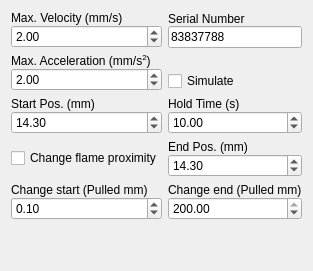
         <widget class="QWidget" name="flameInOutTab">
          <attribute name="title">
           <string>In/Out</string>
          </attribute>
          <layout class="QGridLayout" name="gridLayout_5">
           <item row="1" column="0">
            <layout class="QVBoxLayout" name="verticalLayout_12">
             <property name="spacing">
              <number>0</number>
             </property>
             <item>
              <widget class="QLabel" name="label_11">
               <property name="text">
                <string>&lt;html&gt;&lt;head/&gt;&lt;body&gt;&lt;p&gt;Max. Acceleration (mm/s&lt;span style=&quot; vertical-align:super;&quot;&gt;2&lt;/span&gt;)&lt;/p&gt;&lt;/body&gt;&lt;/html&gt;</string>
               </property>
              </widget>
             </item>
             <item>
              <widget class="QDoubleSpinBox" name="flameIOAccelSpin">
               <property name="minimum">
                <double>0.010000000000000</double>
               </property>
               <property name="maximum">
                <double>10.000000000000000</double>
               </property>
               <property name="value">
                <double>2.000000000000000</double>
               </property>
              </widget>
             </item>
            </layout>
           </item>
           <item row="4" column="0">
            <widget class="QCheckBox" name="fioMovebackCheck">
             <property name="text">
              <string>Change flame proximity</string>
             </property>
            </widget>
           </item>
           <item row="6" column="0">
            <layout class="QVBoxLayout" name="verticalLayout_56">
             <property name="spacing">
              <number>0</number>
             </property>
             <item>
              <widget class="QLabel" name="label_53">
               <property name="text">
                <string>Change start (Pulled mm)</string>
               </property>
              </widget>
             </item>
             <item>
              <widget class="QDoubleSpinBox" name="flameIOTrigger1Spin">
               <property name="minimum">
                <double>0.000000000000000</double>
               </property>
               <property name="maximum">
                <double>200.000000000000000</double>
               </property>
               <property name="value">
                <double>0.100000000000000</double>
               </property>
              </widget>
             </item>
            </layout>
           </item>
           <item row="7" column="0">
            <spacer name="verticalSpacer_2">
             <property name="orientation">
              <enum>Qt::Vertical</enum>
             </property>
             <property name="sizeHint" stdset="0">
              <size>
               <width>20</width>
               <height>40</height>
              </size>
             </property>
            </spacer>
           </item>
           <item row="0" column="0">
            <layout class="QVBoxLayout" name="verticalLayout_11">
             <property name="spacing">
              <number>0</number>
             </property>
             <item>
              <widget class="QLabel" name="label_10">
               <property name="text">
                <string>&lt;html&gt;&lt;head/&gt;&lt;body&gt;&lt;p&gt;Max. Velocity (mm/s)&lt;/p&gt;&lt;/body&gt;&lt;/html&gt;</string>
               </property>
              </widget>
             </item>
             <item>
              <widget class="QDoubleSpinBox" name="flameIOVelSpin">
               <property name="minimum">
                <double>0.010000000000000</double>
               </property>
               <property name="maximum">
                <double>10.000000000000000</double>
               </property>
               <property name="value">
                <double>2.000000000000000</double>
               </property>
              </widget>
             </item>
            </layout>
           </item>
           <item row="2" column="2">
            <layout class="QVBoxLayout" name="verticalLayout_14">
             <property name="spacing">
              <number>0</number>
             </property>
             <item>
              <widget class="QLabel" name="label_13">
               <property name="text">
                <string>&lt;html&gt;&lt;head/&gt;&lt;body&gt;&lt;p&gt;Hold Time (s)&lt;/p&gt;&lt;/body&gt;&lt;/html&gt;</string>
               </property>
              </widget>
             </item>
             <item>
              <widget class="QDoubleSpinBox" name="flameIOHoldSpin">
               <property name="value">
                <double>10.000000000000000</double>
               </property>
              </widget>
             </item>
            </layout>
           </item>
           <item row="0" column="2">
            <layout class="QVBoxLayout" name="verticalLayout_10">
             <property name="spacing">
              <number>0</number>
             </property>
             <item>
              <widget class="QLabel" name="label_9">
               <property name="text">
                <string>Serial Number</string>
               </property>
              </widget>
             </item>
             <item>
              <widget class="QLineEdit" name="flameIOSerialText">
               <property name="sizePolicy">
                <sizepolicy hsizetype="Minimum" vsizetype="Fixed">
                 <horstretch>0</horstretch>
                 <verstretch>0</verstretch>
                </sizepolicy>
               </property>
               <property name="text">
                <string>83837788</string>
               </property>
               <property name="readOnly">
                <bool>true</bool>
               </property>
              </widget>
             </item>
            </layout>
           </item>
           <item row="1" column="2">
            <layout class="QVBoxLayout" name="verticalLayout_44">
             <property name="spacing">
              <number>0</number>
             </property>
             <item>
              <widget class="QLabel" name="label_40">
               <property name="text">
                <string/>
               </property>
              </widget>
             </item>
             <item>
              <widget class="QCheckBox" name="fioSimCheck">
               <property name="text">
                <string>Simulate</string>
               </property>
               <property name="checked">
                <bool>false</bool>
               </property>
              </widget>
             </item>
            </layout>
           </item>
           <item row="6" column="2">
            <layout class="QVBoxLayout" name="verticalLayout_57">
             <property name="spacing">
              <number>0</number>
             </property>
             <item>
              <widget class="QLabel" name="label_54">
               <property name="text">
                <string>Change end (Pulled mm)</string>
               </property>
              </widget>
             </item>
             <item>
              <widget class="QDoubleSpinBox" name="flameIOTrigger2Spin">
               <property name="minimum">
                <double>0.010000000000000</double>
               </property>
               <property name="maximum">
                <double>200.000000000000000</double>
               </property>
               <property name="value">
                <double>200.000000000000000</double>
               </property>
              </widget>
             </item>
            </layout>
           </item>
           <item row="4" column="2">
            <layout class="QVBoxLayout" name="verticalLayout_55">
             <property name="spacing">
              <number>0</number>
             </property>
             <property name="bottomMargin">
              <number>0</number>
             </property>
             <item>
              <widget class="QLabel" name="label_52">
               <property name="text">
                <string>End Pos. (mm)</string>
               </property>
              </widget>
             </item>
             <item>
              <widget class="QDoubleSpinBox" name="flameIOMov2Spin">
               <property name="maximum">
                <double>25.000000000000000</double>
               </property>
               <property name="value">
                <double>14.300000000000001</double>
               </property>
              </widget>
             </item>
            </layout>
           </item>
           <item row="2" column="0">
            <layout class="QVBoxLayout" name="verticalLayout_13">
             <property name="spacing">
              <number>0</number>
             </property>
             <item>
              <widget class="QLabel" name="label_12">
               <property name="text">
                <string>&lt;html&gt;&lt;head/&gt;&lt;body&gt;&lt;p&gt;Start Pos. (mm)&lt;/p&gt;&lt;/body&gt;&lt;/html&gt;</string>
               </property>
              </widget>
             </item>
             <item>
              <widget class="QDoubleSpinBox" name="flameIOMovSpin">
               <property name="maximum">
                <double>25.000000000000000</double>
               </property>
               <property name="value">
                <double>14.300000000000001</double>
               </property>
              </widget>
             </item>
            </layout>
           </item>
          </layout>
         </widget>
